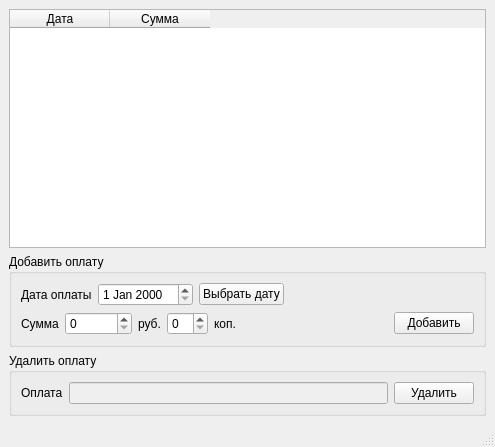
<?xml version="1.0" encoding="UTF-8"?>
<ui version="4.0">
 <class>PaymentWindow</class>
 <widget class="QMainWindow" name="PaymentWindow">
  <property name="geometry">
   <rect>
    <x>0</x>
    <y>0</y>
    <width>495</width>
    <height>447</height>
   </rect>
  </property>
  <property name="windowTitle">
   <string>MainWindow</string>
  </property>
  <widget class="QWidget" name="centralwidget">
   <layout class="QVBoxLayout" name="verticalLayout_3">
    <item>
     <widget class="QTableWidget" name="tw_payment">
      <column>
       <property name="text">
        <string>Дата</string>
       </property>
      </column>
      <column>
       <property name="text">
        <string>Сумма</string>
       </property>
      </column>
     </widget>
    </item>
    <item>
     <widget class="QGroupBox" name="gb_add_payment">
      <property name="title">
       <string>Добавить оплату</string>
      </property>
      <layout class="QVBoxLayout" name="verticalLayout">
       <item>
        <layout class="QHBoxLayout" name="horizontalLayout_2">
         <item>
          <widget class="QLabel" name="lb_add_data">
           <property name="text">
            <string>Дата оплаты</string>
           </property>
          </widget>
         </item>
         <item>
          <widget class="QDateEdit" name="de_add_data"/>
         </item>
         <item>
          <widget class="QPushButton" name="pb_edit_add_data">
           <property name="text">
            <string>Выбрать дату</string>
           </property>
          </widget>
         </item>
         <item>
          <spacer name="horizontalSpacer_2">
           <property name="orientation">
            <enum>Qt::Horizontal</enum>
           </property>
           <property name="sizeHint" stdset="0">
            <size>
             <width>40</width>
             <height>20</height>
            </size>
           </property>
          </spacer>
         </item>
        </layout>
       </item>
       <item>
        <layout class="QHBoxLayout" name="horizontalLayout">
         <item>
          <widget class="QLabel" name="lb_price_add">
           <property name="text">
            <string>Сумма</string>
           </property>
          </widget>
         </item>
         <item>
          <widget class="QSpinBox" name="sb_price_add_ruble">
           <property name="maximum">
            <number>1000000000</number>
           </property>
          </widget>
         </item>
         <item>
          <widget class="QLabel" name="lb_ruble">
           <property name="text">
            <string>руб.</string>
           </property>
          </widget>
         </item>
         <item>
          <widget class="QSpinBox" name="sb_price_add_kop"/>
         </item>
         <item>
          <widget class="QLabel" name="lb_kop">
           <property name="text">
            <string>коп.</string>
           </property>
          </widget>
         </item>
         <item>
          <spacer name="horizontalSpacer">
           <property name="orientation">
            <enum>Qt::Horizontal</enum>
           </property>
           <property name="sizeHint" stdset="0">
            <size>
             <width>40</width>
             <height>20</height>
            </size>
           </property>
          </spacer>
         </item>
         <item>
          <widget class="QPushButton" name="pb_add_payment">
           <property name="text">
            <string>Добавить</string>
           </property>
          </widget>
         </item>
        </layout>
       </item>
      </layout>
     </widget>
    </item>
    <item>
     <widget class="QGroupBox" name="gb_delete_payment">
      <property name="title">
       <string>Удалить оплату</string>
      </property>
      <layout class="QVBoxLayout" name="verticalLayout_2">
       <item>
        <layout class="QHBoxLayout" name="horizontalLayout_3">
         <item>
          <widget class="QLabel" name="lb_price_delete">
           <property name="text">
            <string>Оплата</string>
           </property>
          </widget>
         </item>
         <item>
          <widget class="QLineEdit" name="le_delete_payment">
           <property name="enabled">
            <bool>false</bool>
           </property>
          </widget>
         </item>
         <item>
          <widget class="QPushButton" name="pb_delete_payment">
           <property name="text">
            <string>Удалить</string>
           </property>
          </widget>
         </item>
        </layout>
       </item>
      </layout>
     </widget>
    </item>
   </layout>
  </widget>
  <widget class="QMenuBar" name="menubar">
   <property name="geometry">
    <rect>
     <x>0</x>
     <y>0</y>
     <width>495</width>
     <height>21</height>
    </rect>
   </property>
  </widget>
  <widget class="QStatusBar" name="statusbar"/>
 </widget>
 <resources/>
 <connections/>
</ui>
